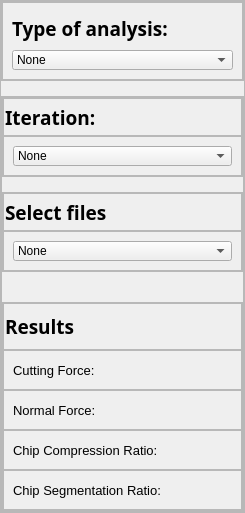
                     <widget class="QFrame" name="frame_graph_analysis">
                      <property name="styleSheet">
                       <string notr="true"/>
                      </property>
                      <property name="frameShape">
                       <enum>QFrame::Shape::StyledPanel</enum>
                      </property>
                      <property name="frameShadow">
                       <enum>QFrame::Shadow::Raised</enum>
                      </property>
                      <layout class="QVBoxLayout" name="verticalLayout_73">
                       <property name="spacing">
                        <number>15</number>
                       </property>
                       <property name="leftMargin">
                        <number>0</number>
                       </property>
                       <property name="topMargin">
                        <number>0</number>
                       </property>
                       <property name="rightMargin">
                        <number>0</number>
                       </property>
                       <property name="bottomMargin">
                        <number>0</number>
                       </property>
                       <item>
                        <widget class="QFrame" name="frame_150">
                         <property name="minimumSize">
                          <size>
                           <width>0</width>
                           <height>80</height>
                          </size>
                         </property>
                         <property name="frameShape">
                          <enum>QFrame::Shape::StyledPanel</enum>
                         </property>
                         <property name="frameShadow">
                          <enum>QFrame::Shadow::Raised</enum>
                         </property>
                         <layout class="QVBoxLayout" name="verticalLayout_81">
                          <property name="spacing">
                           <number>0</number>
                          </property>
                          <property name="leftMargin">
                           <number>0</number>
                          </property>
                          <property name="topMargin">
                           <number>0</number>
                          </property>
                          <property name="rightMargin">
                           <number>0</number>
                          </property>
                          <property name="bottomMargin">
                           <number>0</number>
                          </property>
                          <item>
                           <widget class="QFrame" name="frame_152">
                            <property name="frameShape">
                             <enum>QFrame::Shape::StyledPanel</enum>
                            </property>
                            <property name="frameShadow">
                             <enum>QFrame::Shadow::Raised</enum>
                            </property>
                            <layout class="QVBoxLayout" name="verticalLayout_83">
                             <item>
                              <widget class="QLabel" name="label_142">
                               <property name="font">
                                <font>
                                 <family>Yu Gothic UI Semilight</family>
                                 <pointsize>14</pointsize>
                                 <bold>true</bold>
                                </font>
                               </property>
                               <property name="frameShape">
                                <enum>QFrame::Shape::NoFrame</enum>
                               </property>
                               <property name="text">
                                <string>Type of analysis:</string>
                               </property>
                              </widget>
                             </item>
                             <item>
                              <widget class="QComboBox" name="combobox_analysis_type">
                               <property name="enabled">
                                <bool>true</bool>
                               </property>
                               <property name="minimumSize">
                                <size>
                                 <width>0</width>
                                 <height>20</height>
                                </size>
                               </property>
                               <property name="maximumSize">
                                <size>
                                 <width>16777215</width>
                                 <height>20</height>
                                </size>
                               </property>
                               <property name="styleSheet">
                                <string notr="true"/>
                               </property>
                               <item>
                                <property name="text">
                                 <string>None</string>
                                </property>
                               </item>
                               <item>
                                <property name="text">
                                 <string>Forces</string>
                                </property>
                               </item>
                               <item>
                                <property name="text">
                                 <string>Chip Format</string>
                                </property>
                               </item>
                              </widget>
                             </item>
                            </layout>
                           </widget>
                          </item>
                         </layout>
                        </widget>
                       </item>
                       <item>
                        <widget class="QFrame" name="frame_forces_and_chip">
                         <property name="frameShape">
                          <enum>QFrame::Shape::StyledPanel</enum>
                         </property>
                         <property name="frameShadow">
                          <enum>QFrame::Shadow::Raised</enum>
                         </property>
                         <layout class="QVBoxLayout" name="verticalLayout_61">
                          <property name="spacing">
                           <number>15</number>
                          </property>
                          <property name="leftMargin">
                           <number>0</number>
                          </property>
                          <property name="topMargin">
                           <number>0</number>
                          </property>
                          <property name="rightMargin">
                           <number>0</number>
                          </property>
                          <property name="bottomMargin">
                           <number>0</number>
                          </property>
                          <item>
                           <widget class="QFrame" name="frame_171">
                            <property name="minimumSize">
                             <size>
                              <width>0</width>
                              <height>80</height>
                             </size>
                            </property>
                            <property name="frameShape">
                             <enum>QFrame::Shape::StyledPanel</enum>
                            </property>
                            <property name="frameShadow">
                             <enum>QFrame::Shadow::Raised</enum>
                            </property>
                            <layout class="QVBoxLayout" name="verticalLayout_95">
                             <property name="spacing">
                              <number>0</number>
                             </property>
                             <property name="leftMargin">
                              <number>0</number>
                             </property>
                             <property name="topMargin">
                              <number>0</number>
                             </property>
                             <property name="rightMargin">
                              <number>0</number>
                             </property>
                             <property name="bottomMargin">
                              <number>0</number>
                             </property>
                             <item>
                              <widget class="QFrame" name="frame_176">
                               <property name="frameShape">
                                <enum>QFrame::Shape::StyledPanel</enum>
                               </property>
                               <property name="frameShadow">
                                <enum>QFrame::Shadow::Raised</enum>
                               </property>
                               <layout class="QVBoxLayout" name="verticalLayout_96">
                                <property name="spacing">
                                 <number>0</number>
                                </property>
                                <property name="leftMargin">
                                 <number>1</number>
                                </property>
                                <property name="topMargin">
                                 <number>0</number>
                                </property>
                                <property name="rightMargin">
                                 <number>0</number>
                                </property>
                                <property name="bottomMargin">
                                 <number>0</number>
                                </property>
                                <item>
                                 <widget class="QLabel" name="label_145">
                                  <property name="font">
                                   <font>
                                    <family>Yu Gothic UI Semilight</family>
                                    <pointsize>14</pointsize>
                                    <bold>true</bold>
                                   </font>
                                  </property>
                                  <property name="frameShape">
                                   <enum>QFrame::Shape::NoFrame</enum>
                                  </property>
                                  <property name="text">
                                   <string>Iteration:</string>
                                  </property>
                                 </widget>
                                </item>
                               </layout>
                              </widget>
                             </item>
                             <item>
                              <widget class="QFrame" name="frame_177">
                               <property name="frameShape">
                                <enum>QFrame::Shape::StyledPanel</enum>
                               </property>
                               <property name="frameShadow">
                                <enum>QFrame::Shadow::Raised</enum>
                               </property>
                               <layout class="QVBoxLayout" name="verticalLayout_97">
                                <item>
                                 <widget class="QComboBox" name="combobox_iteration">
                                  <property name="enabled">
                                   <bool>true</bool>
                                  </property>
                                  <property name="minimumSize">
                                   <size>
                                    <width>0</width>
                                    <height>20</height>
                                   </size>
                                  </property>
                                  <property name="maximumSize">
                                   <size>
                                    <width>16777215</width>
                                    <height>20</height>
                                   </size>
                                  </property>
                                  <property name="styleSheet">
                                   <string notr="true"/>
                                  </property>
                                  <item>
                                   <property name="text">
                                    <string>None</string>
                                   </property>
                                  </item>
                                 </widget>
                                </item>
                               </layout>
                              </widget>
                             </item>
                            </layout>
                           </widget>
                          </item>
                          <item>
                           <widget class="QFrame" name="frame_148">
                            <property name="minimumSize">
                             <size>
                              <width>0</width>
                              <height>80</height>
                             </size>
                            </property>
                            <property name="frameShape">
                             <enum>QFrame::Shape::StyledPanel</enum>
                            </property>
                            <property name="frameShadow">
                             <enum>QFrame::Shadow::Raised</enum>
                            </property>
                            <layout class="QVBoxLayout" name="verticalLayout_79">
                             <property name="spacing">
                              <number>0</number>
                             </property>
                             <property name="leftMargin">
                              <number>0</number>
                             </property>
                             <property name="topMargin">
                              <number>0</number>
                             </property>
                             <property name="rightMargin">
                              <number>0</number>
                             </property>
                             <property name="bottomMargin">
                              <number>0</number>
                             </property>
                             <item>
                              <widget class="QFrame" name="frame_147">
                               <property name="frameShape">
                                <enum>QFrame::Shape::StyledPanel</enum>
                               </property>
                               <property name="frameShadow">
                                <enum>QFrame::Shadow::Raised</enum>
                               </property>
                               <layout class="QVBoxLayout" name="verticalLayout_78">
                                <property name="spacing">
                                 <number>0</number>
                                </property>
                                <property name="leftMargin">
                                 <number>1</number>
                                </property>
                                <property name="topMargin">
                                 <number>0</number>
                                </property>
                                <property name="rightMargin">
                                 <number>0</number>
                                </property>
                                <property name="bottomMargin">
                                 <number>0</number>
                                </property>
                                <item>
                                 <widget class="QLabel" name="label_141">
                                  <property name="font">
                                   <font>
                                    <family>Yu Gothic UI Semilight</family>
                                    <pointsize>14</pointsize>
                                    <bold>true</bold>
                                   </font>
                                  </property>
                                  <property name="frameShape">
                                   <enum>QFrame::Shape::NoFrame</enum>
                                  </property>
                                  <property name="text">
                                   <string>Select files</string>
                                  </property>
                                 </widget>
                                </item>
                               </layout>
                              </widget>
                             </item>
                             <item>
                              <widget class="QFrame" name="frame_149">
                               <property name="frameShape">
                                <enum>QFrame::Shape::StyledPanel</enum>
                               </property>
                               <property name="frameShadow">
                                <enum>QFrame::Shadow::Raised</enum>
                               </property>
                               <layout class="QVBoxLayout" name="verticalLayout_80">
                                <item>
                                 <widget class="QComboBox" name="combobox_file">
                                  <property name="enabled">
                                   <bool>true</bool>
                                  </property>
                                  <property name="minimumSize">
                                   <size>
                                    <width>0</width>
                                    <height>20</height>
                                   </size>
                                  </property>
                                  <property name="maximumSize">
                                   <size>
                                    <width>16777215</width>
                                    <height>20</height>
                                   </size>
                                  </property>
                                  <property name="styleSheet">
                                   <string notr="true"/>
                                  </property>
                                  <item>
                                   <property name="text">
                                    <string>None</string>
                                   </property>
                                  </item>
                                 </widget>
                                </item>
                               </layout>
                              </widget>
                             </item>
                            </layout>
                           </widget>
                          </item>
                          <item>
                           <spacer name="verticalSpacer_12">
                            <property name="orientation">
                             <enum>Qt::Orientation::Vertical</enum>
                            </property>
                            <property name="sizeType">
                             <enum>QSizePolicy::Policy::Fixed</enum>
                            </property>
                            <property name="sizeHint" stdset="0">
                             <size>
                              <width>20</width>
                              <height>15</height>
                             </size>
                            </property>
                           </spacer>
                          </item>
                          <item>
                           <widget class="QFrame" name="frame_156">
                            <property name="minimumSize">
                             <size>
                              <width>0</width>
                              <height>150</height>
                             </size>
                            </property>
                            <property name="styleSheet">
                             <string notr="true"/>
                            </property>
                            <property name="frameShape">
                             <enum>QFrame::Shape::StyledPanel</enum>
                            </property>
                            <property name="frameShadow">
                             <enum>QFrame::Shadow::Raised</enum>
                            </property>
                            <layout class="QVBoxLayout" name="verticalLayout_87">
                             <property name="spacing">
                              <number>0</number>
                             </property>
                             <property name="leftMargin">
                              <number>0</number>
                             </property>
                             <property name="topMargin">
                              <number>0</number>
                             </property>
                             <property name="rightMargin">
                              <number>0</number>
                             </property>
                             <property name="bottomMargin">
                              <number>0</number>
                             </property>
                             <item>
                              <widget class="QFrame" name="frame_157">
                               <property name="frameShape">
                                <enum>QFrame::Shape::StyledPanel</enum>
                               </property>
                               <property name="frameShadow">
                                <enum>QFrame::Shadow::Raised</enum>
                               </property>
                               <layout class="QVBoxLayout" name="verticalLayout_88">
                                <property name="leftMargin">
                                 <number>1</number>
                                </property>
                                <item>
                                 <widget class="QLabel" name="label_144">
                                  <property name="font">
                                   <font>
                                    <family>Yu Gothic UI Semilight</family>
                                    <pointsize>14</pointsize>
                                    <bold>true</bold>
                                   </font>
                                  </property>
                                  <property name="frameShape">
                                   <enum>QFrame::Shape::NoFrame</enum>
                                  </property>
                                  <property name="text">
                                   <string>Results</string>
                                  </property>
                                 </widget>
                                </item>
                               </layout>
                              </widget>
                             </item>
                             <item>
                              <widget class="QFrame" name="results_fc">
                               <property name="font">
                                <font>
                                 <pointsize>10</pointsize>
                                </font>
                               </property>
                               <property name="frameShape">
                                <enum>QFrame::Shape::StyledPanel</enum>
                               </property>
                               <property name="frameShadow">
                                <enum>QFrame::Shadow::Raised</enum>
                               </property>
                               <layout class="QHBoxLayout" name="horizontalLayout_96">
                                <item>
                                 <widget class="QLabel" name="label_150">
                                  <property name="text">
                                   <string>Cutting Force:</string>
                                  </property>
                                 </widget>
                                </item>
                                <item>
                                 <widget class="QLabel" name="label_steady_fc">
                                  <property name="minimumSize">
                                   <size>
                                    <width>65</width>
                                    <height>20</height>
                                   </size>
                                  </property>
                                  <property name="maximumSize">
                                   <size>
                                    <width>65</width>
                                    <height>20</height>
                                   </size>
                                  </property>
                                  <property name="styleSheet">
                                   <string notr="true"/>
                                  </property>
                                  <property name="text">
                                   <string/>
                                  </property>
                                  <property name="alignment">
                                   <set>Qt::AlignmentFlag::AlignCenter</set>
                                  </property>
                                 </widget>
                                </item>
                               </layout>
                              </widget>
                             </item>
                             <item>
                              <widget class="QFrame" name="results_fn">
                               <property name="frameShape">
                                <enum>QFrame::Shape::StyledPanel</enum>
                               </property>
                               <property name="frameShadow">
                                <enum>QFrame::Shadow::Raised</enum>
                               </property>
                               <layout class="QHBoxLayout" name="horizontalLayout_97">
                                <item>
                                 <widget class="QLabel" name="label_151">
                                  <property name="font">
                                   <font>
                                    <pointsize>10</pointsize>
                                   </font>
                                  </property>
                                  <property name="text">
                                   <string>Normal Force:</string>
                                  </property>
                                 </widget>
                                </item>
                                <item>
                                 <widget class="QLabel" name="label_steady_fn">
                                  <property name="minimumSize">
                                   <size>
                                    <width>65</width>
                                    <height>20</height>
                                   </size>
                                  </property>
                                  <property name="maximumSize">
                                   <size>
                                    <width>65</width>
                                    <height>20</height>
                                   </size>
                                  </property>
                                  <property name="styleSheet">
                                   <string notr="true"/>
                                  </property>
                                  <property name="text">
                                   <string/>
                                  </property>
                                  <property name="alignment">
                                   <set>Qt::AlignmentFlag::AlignCenter</set>
                                  </property>
                                 </widget>
                                </item>
                               </layout>
                              </widget>
                             </item>
                             <item>
                              <widget class="QFrame" name="results_ccr">
                               <property name="frameShape">
                                <enum>QFrame::Shape::StyledPanel</enum>
                               </property>
                               <property name="frameShadow">
                                <enum>QFrame::Shadow::Raised</enum>
                               </property>
                               <layout class="QHBoxLayout" name="horizontalLayout_164">
                                <item>
                                 <widget class="QLabel" name="label_155">
                                  <property name="font">
                                   <font>
                                    <pointsize>10</pointsize>
                                   </font>
                                  </property>
                                  <property name="text">
                                   <string>Chip Compression Ratio:</string>
                                  </property>
                                 </widget>
                                </item>
                                <item>
                                 <widget class="QLabel" name="label_steady_ccr">
                                  <property name="minimumSize">
                                   <size>
                                    <width>65</width>
                                    <height>20</height>
                                   </size>
                                  </property>
                                  <property name="maximumSize">
                                   <size>
                                    <width>65</width>
                                    <height>20</height>
                                   </size>
                                  </property>
                                  <property name="styleSheet">
                                   <string notr="true"/>
                                  </property>
                                  <property name="text">
                                   <string/>
                                  </property>
                                  <property name="alignment">
                                   <set>Qt::AlignmentFlag::AlignCenter</set>
                                  </property>
                                 </widget>
                                </item>
                               </layout>
                              </widget>
                             </item>
                             <item>
                              <widget class="QFrame" name="results_csr">
                               <property name="frameShape">
                                <enum>QFrame::Shape::StyledPanel</enum>
                               </property>
                               <property name="frameShadow">
                                <enum>QFrame::Shadow::Raised</enum>
                               </property>
                               <layout class="QHBoxLayout" name="horizontalLayout_165">
                                <item>
                                 <widget class="QLabel" name="label_156">
                                  <property name="font">
                                   <font>
                                    <pointsize>10</pointsize>
                                   </font>
                                  </property>
                                  <property name="text">
                                   <string>Chip Segmentation Ratio:</string>
                                  </property>
                                 </widget>
                                </item>
                                <item>
                                 <widget class="QLabel" name="label_steady_csr">
                                  <property name="minimumSize">
                                   <size>
                                    <width>65</width>
                                    <height>20</height>
                                   </size>
                                  </property>
                                  <property name="maximumSize">
                                   <size>
                                    <width>65</width>
                                    <height>20</height>
                                   </size>
                                  </property>
                                  <property name="styleSheet">
                                   <string notr="true"/>
                                  </property>
                                  <property name="text">
                                   <string/>
                                  </property>
                                  <property name="alignment">
                                   <set>Qt::AlignmentFlag::AlignCenter</set>
                                  </property>
                                 </widget>
                                </item>
                               </layout>
                              </widget>
                             </item>
                            </layout>
                           </widget>
                          </item>
                         </layout>
                        </widget>
                       </item>
                      </layout>
                     </widget>
